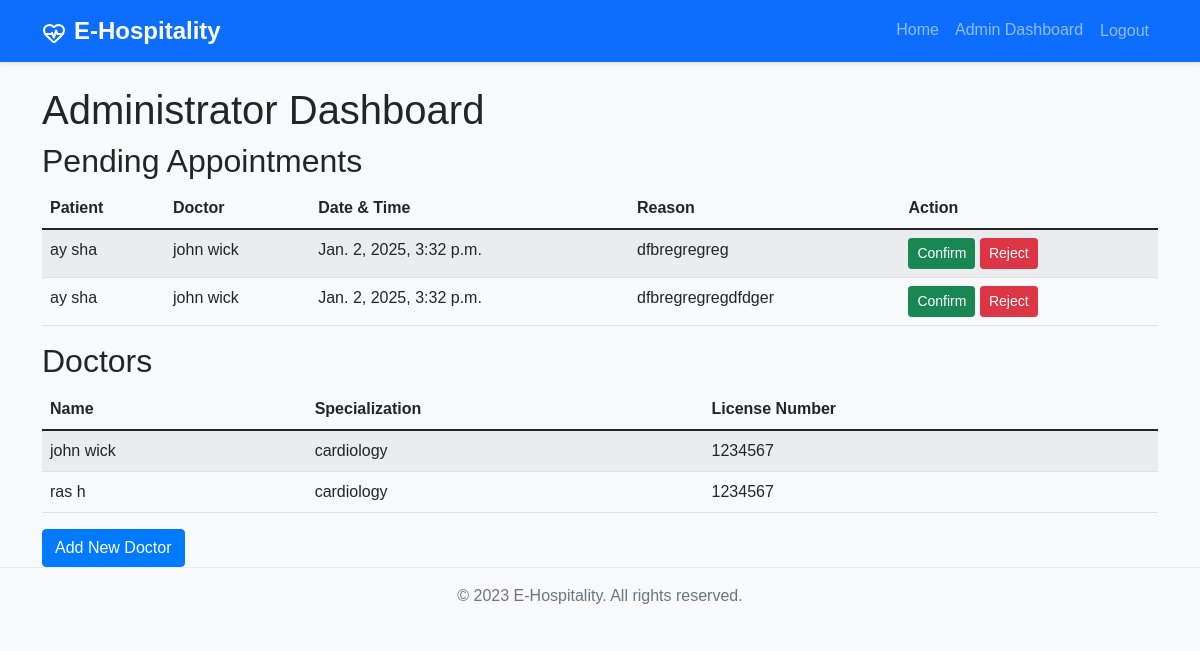
The app's page /administrator/dashboard/ (signed in) with its own data.
### patient/models.py (models this page shows, shortened)
class Appointment(models.Model):
    patient = models.ForeignKey(Patient, on_delete=models.CASCADE)
    doctor = models.ForeignKey('doctor.Doctor', on_delete=models.CASCADE)
    date_time = models.DateTimeField()
    reason = models.TextField()
    status = models.CharField(max_length=20, choices=[
        ('PENDING', 'Pending'),
        ('CONFIRMED', 'Confirmed'),
        ('REJECTED', 'Rejected'),
        ('CANCELLED', 'Cancelled'),
    ], default='PENDING')
    payment_intent_id = models.CharField(max_length=255, blank=True, null=True)
    payment_status = models.CharField(max_length=20, choices=[
        ('PENDING', 'Pending'),
        ('PAID', 'Paid'),
        ('FAILED', 'Failed'),
    ], default='PENDING')

class Patient(models.Model):
    user = models.OneToOneField(User, on_delete=models.CASCADE)
    date_of_birth = models.DateField()
    address = models.TextField()
    phone_number = models.CharField(max_length=15)

### doctor/models.py (models this page shows, shortened)
class Doctor(models.Model):
    user = models.OneToOneField(User, on_delete=models.CASCADE)
    specialization = models.CharField(max_length=255)
    license_number = models.CharField(max_length=50)
    qualification = models.CharField(max_length=255)
    experience_years = models.IntegerField(default=0)
    consultation_fee = models.DecimalField(max_digits=10, decimal_places=2, default=0.00)

### administrator/views.py (the view)
# urls.py: path('dashboard/', views.admin_dashboard, name='admin_dashboard'),
@login_required
@user_passes_test(is_admin)
def admin_dashboard(request):
    users = User.objects.all()
    facilities = Facility.objects.all()
    departments = Department.objects.all()
    doctors = Doctor.objects.all()
    pending_appointments = Appointment.objects.filter(status='PENDING')
    return render(request, 'administrator/dashboard.html', {
        'users': users,
        'facilities': facilities,
        'departments': departments,
        'doctors': doctors,
        'pending_appointments': pending_appointments,
    })

### administrator/views.py (called while the page is built)
def is_admin(user):
    return user.is_authenticated and user.is_staff

### templates/administrator/dashboard.html (shortened to what this page needs)
{% extends 'base.html' %}
{% block content %}
<h1>Administrator Dashboard</h1>
<h2>Pending Appointments</h2>
<table class="table table-striped">
    <thead>
        <tr>
            <th>Patient</th>
            <th>Doctor</th>
            <th>Date & Time</th>
            <th>Reason</th>
            <th>Action</th>
        </tr>
    </thead>
    <tbody>
        {% for appointment in pending_appointments %}
        <tr>
            <td>{{ appointment.patient.user.get_full_name }}</td>
            <td>{{ appointment.doctor.user.get_full_name }}</td>
            <td>{{ appointment.date_time }}</td>
            <td>{{ appointment.reason }}</td>
            <td>
                <a href="{% url 'confirm_appointment' appointment.id %}" class="btn btn-success btn-sm">Confirm</a>
                <a href="{% url 'reject_appointment' appointment.id %}" class="btn btn-danger btn-sm">Reject</a>
            </td>
        </tr>
        {% empty %}
        <tr>
            <td colspan="5">No pending appointments.</td>
        </tr>
        {% endfor %}
    </tbody>
</table>
<h2>Doctors</h2>
<table class="table table-striped">
    <thead>
        <tr>
            <th>Name</th>
            <th>Specialization</th>
            <th>License Number</th>
        </tr>
    </thead>
    <tbody>
        {% for doctor in doctors %}
        <tr>
            <td>{{ doctor.user.get_full_name }}</td>
            <td>{{ doctor.specialization }}</td>
            <td>{{ doctor.license_number }}</td>
        </tr>
        {% empty %}
        <tr>
            <td colspan="3">No doctors found.</td>
        </tr>
        {% endfor %}
    </tbody>
</table>
<a href="{% url 'add_doctor' %}" class="btn btn-primary">Add New Doctor</a>
{% endblock %}

### static/css/style.css (style rules this page uses)
body { font-family: 'Arial', sans-serif; background-color: #f8f9fa; }
.btn-primary { background-color: #007bff; border-color: #007bff; }

### records on screen
Appointment: patient.user.get_full_name "ay sha", doctor.user.get_full_name "john wick", date_time "Jan. 2, 2025, 3:32 p.m.", reason "dfbregregreg"
Appointment: patient.user.get_full_name "ay sha", doctor.user.get_full_name "john wick", date_time "Jan. 2, 2025, 3:32 p.m.", reason "dfbregregregdfdger"
Doctor: user.get_full_name "john wick", specialization "cardiology", license_number "1234567"
Doctor: user.get_full_name "ras h", specialization "cardiology", license_number "1234567"
